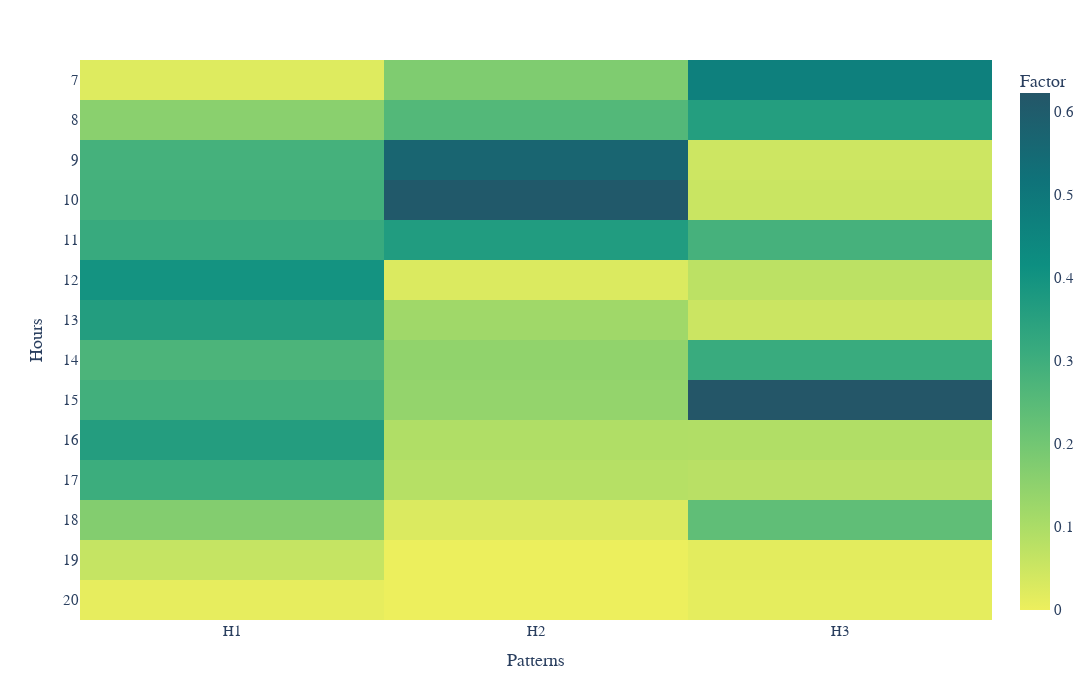

The notebook cell saved with this chart:
### Code cell
fig = px.imshow(factor1[0],aspect="auto",
                labels=dict(y="Hours", x="Patterns", color="Factor"),
                y=[7,8,9,10,11,12,13,14,15,16,17,18,19,20],
                x=['H1','H2','H3'],
               # title="Hourly Temporal Pattern",
                width=1200,
                height=700,
                color_continuous_scale='aggrnyl_r'
                )

fig.update_layout(
    font_family='Arial',

    font_size=15
)
fig.update(layout=dict(title=dict(x=0.5)))

fig.update_xaxes(side="bottom",tickmode='linear')
fig.update_yaxes(tickmode='linear')
fig.show()
fig.write_image('graphs/hr_temp_ptn_heatmap_2_r.jpeg',scale=(150 / 25.4) / (700 / 900))
fig.write_image('graphs/hr_temp_ptn_heatmap_2_r.pdf',scale=(150 / 25.4) / (700 / 300))

### Figure 1 — Plotly figure (JSON) as saved in the notebook; plotly's stock layout.template omitted (floating-point values rounded to 4 significant figures)
{"data": [{"coloraxis": "coloraxis", "hovertemplate": "Patterns: %{x}<br>Hours: %{y}<br>Factor: %{z}<extra></extra>", "name": "0", "type": "heatmap", "x": ["H1", "H2", "H3"], "xaxis": "x", "y": [7, 8, 9, 10, 11, 12, 13, 14, 15, 16, 17, 18, 19, 20], "yaxis": "y", "z": [[0.02326, 0.1775, 0.4698], [0.1579, 0.2605, 0.3595], [0.2871, 0.5666, 0.04884], [0.292, 0.6095, 0.05503], [0.3146, 0.3681, 0.2857], [0.3982, 0.02708, 0.07489], [0.3625, 0.1203, 0.0526], [0.2742, 0.1456, 0.3118], [0.2934, 0.1407, 0.6223], [0.3613, 0.09246, 0.09223], [0.3049, 0.08379, 0.07985], [0.1711, 0.02709, 0.2343], [0.06126, 0.001108, 0.01516], [0.008788, 2.864e-05, 0.01276]]}], "layout": {"coloraxis": {"colorbar": {"title": {"text": "Factor"}}, "colorscale": [[0, "rgb(237, 239, 93)"], [0.1667, "rgb(169, 220, 103)"], [0.3333, "rgb(110, 197, 116)"], [0.5, "rgb(57, 171, 126)"], [0.6667, "rgb(13, 143, 129)"], [0.8333, "rgb(15, 114, 121)"], [1, "rgb(36, 86, 104)"]]}, "font": {"family": "Arial", "size": 15}, "height": 700, "margin": {"t": 60}, "title": {"x": 0.5}, "width": 1200, "xaxis": {"anchor": "y", "domain": [0, 1], "side": "bottom", "tickmode": "linear", "title": {"text": "Patterns"}}, "yaxis": {"anchor": "x", "autorange": "reversed", "domain": [0, 1], "tickmode": "linear", "title": {"text": "Hours"}}}}
